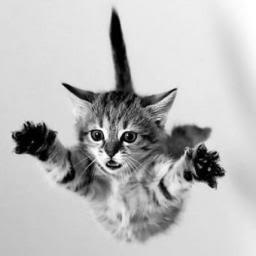
%> input picture assignment8/a8_img.jpg, 256 x 256 px
$ octave algo1.m   (GNU Octave 9; MATLAB toolbox functions it lacks are replaced by stand-ins)
%> lines starting %> are read from the running program, lines starting %| are printed output that depends on the picture
clear

ImageName='a8_img.jpg'; %test image

%read specified image file and convert to double between 0 and 255
A=imread(ImageName);
%> A is the input picture: size 256x256 uint8; min 0, max 255, mean 187.5
A=double(A)/255;
%> A: size 256x256 double

Scalar=[1.5 3.1 0.3]; %test scalars
[h1,w1]=size(A);
%> h1 = 256; w1 = 256


for i=1:3
%> this loop made 3 passes; what is shown inside it comes from the first
    %define the new matrix size
    h2=ceil(h1*Scalar(i));
%> h2 = 384
    w2=ceil(w1*Scalar(i));
%> w2 = 384

    %Nearest neighbor interpolation
    %%%%%%%%%%%%%%%%%%%%%%%%%%%%%%%%%%%%%%%%%%%%%%%%%%%%%%%%%%%%%%%%%%%%%%%

    IRow=([1:h2]-0.5)./Scalar(i);
%> IRow = 384 values from 0.333 to 255.7
    ICol=([1:w2]-0.5)./Scalar(i);
%> ICol = 384 values from 0.333 to 255.7

    index=find(IRow==round(IRow));
%> index = 128 values from 2 to 383
    dRow=diff(IRow);
    if max(index)>length(dRow)
        IRow(max(index))=size(A,1)-0.00001;
        index(length(index))=[];
    end
    IRow(index)=IRow(index)-(dRow(index-1)>dRow(index))/100000;


    index=find(ICol==round(ICol));
    dCol=diff(ICol);
    if max(index)>length(dCol)
        ICol(max(index))=size(A,2)-0.00001;
        index(length(index))=[];
    end
    ICol(index)=ICol(index)-(dCol(index-1)>dCol(index))/100000;


    IRow=ceil(IRow+0.00001);
%> IRow = 384 values from 1 to 256
    ICol=ceil(ICol+0.00001);

    IRow(find(IRow>h1))=h1;
    ICol(find(ICol>w1))=w1;

    %row nearest neighbor interpolation
    B = A(IRow,:);
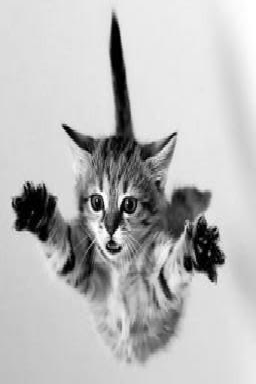
%> B: size 384x256 double; min 0, max 1, mean 0.735

    %column nearest neighbor interpolation
    B = B(:,ICol);
%> B: size 384x384 double

    %check with imresize
    C=imresize(A,Scalar(i),'nearest');
    [beef,chicken]=find(C-B);
%> beef = []; chicken = []
    %disp([beef chicken])


    subplot(2,2,i+1)
    imshow(B)
    title(['x',num2str(Scalar(i))]);
    axis([0,794,0,794])
    axis on
    % [8 lines of commented-out code are left out]
    B=[]; %reset B

end
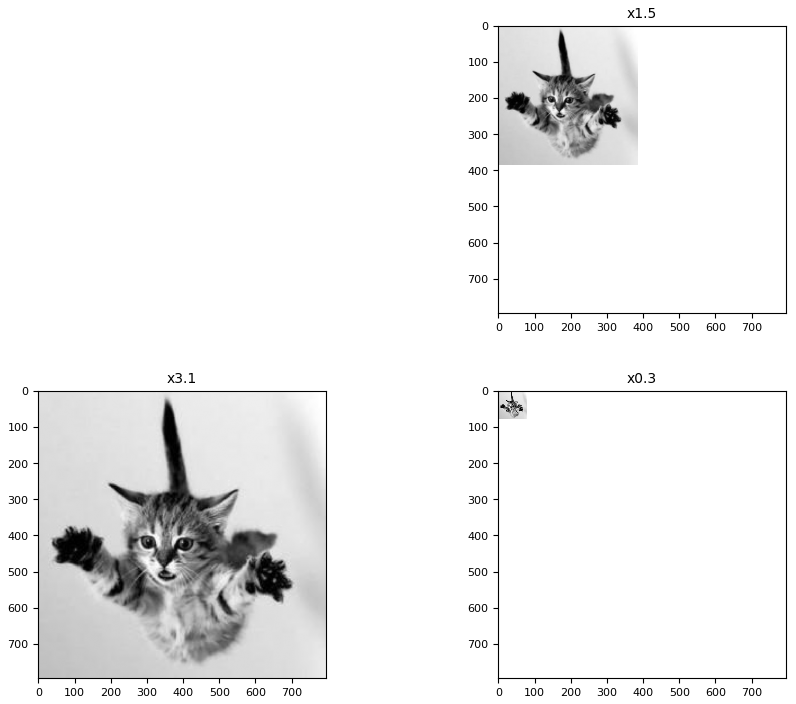
%> figure redrawn from the program's plot data, 3 panels
